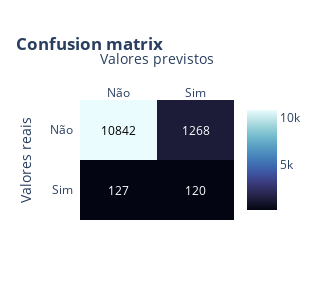
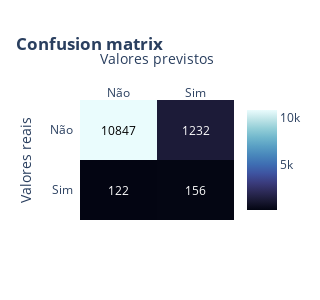
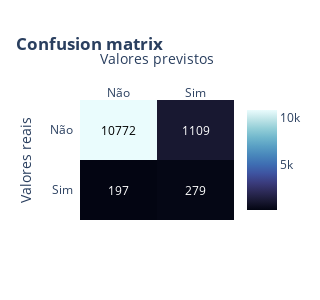
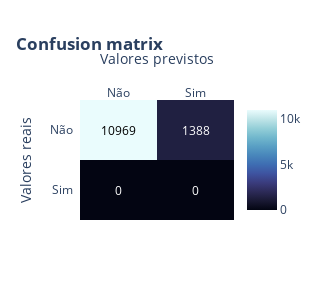

Notebook cell for these charts, in order:
### Code cell
#Treinando, testando e avaliando os algoritmos
best_model, list_all_results = autoModel(X_train, Y_train, X_test, Y_test)

### Figure 1 — Plotly figure (JSON) as saved in the notebook; plotly's stock layout.template omitted (floating-point values rounded to 4 significant figures)
{"data": [{"colorscale": [[0, "rgb(3, 5, 18)"], [0.09091, "rgb(25, 25, 51)"], [0.1818, "rgb(44, 42, 87)"], [0.2727, "rgb(58, 60, 125)"], [0.3636, "rgb(62, 83, 160)"], [0.4545, "rgb(62, 109, 178)"], [0.5455, "rgb(72, 134, 187)"], [0.6364, "rgb(89, 159, 196)"], [0.7273, "rgb(114, 184, 205)"], [0.8182, "rgb(149, 207, 216)"], [0.9091, "rgb(192, 229, 232)"], [1, "rgb(234, 252, 253)"]], "reversescale": false, "showscale": true, "type": "heatmap", "x": ["Não", "Sim"], "y": ["Sim", "Não"], "z": [[127, 120], [10842, 1268]]}], "layout": {"annotations": [{"font": {"color": "#FFFFFF"}, "showarrow": false, "text": "127", "x": "Não", "xref": "x", "y": "Sim", "yref": "y"}, {"font": {"color": "#FFFFFF"}, "showarrow": false, "text": "120", "x": "Sim", "xref": "x", "y": "Sim", "yref": "y"}, {"font": {"color": "#000000"}, "showarrow": false, "text": "10842", "x": "Não", "xref": "x", "y": "Não", "yref": "y"}, {"font": {"color": "#FFFFFF"}, "showarrow": false, "text": "1268", "x": "Sim", "xref": "x", "y": "Não", "yref": "y"}], "height": 300, "title": {"text": "<span><b>Confusion matrix</b></span>"}, "width": 300, "xaxis": {"dtick": 1, "gridcolor": "rgb(0, 0, 0)", "side": "top", "ticks": "", "title": {"text": "Valores previstos"}}, "yaxis": {"dtick": 1, "ticks": "", "ticksuffix": "  ", "title": {"text": "Valores reais"}}}}

### Figure 2 — Plotly figure (JSON) as saved in the notebook; plotly's stock layout.template omitted (floating-point values rounded to 4 significant figures)
{"data": [{"colorscale": [[0, "rgb(3, 5, 18)"], [0.09091, "rgb(25, 25, 51)"], [0.1818, "rgb(44, 42, 87)"], [0.2727, "rgb(58, 60, 125)"], [0.3636, "rgb(62, 83, 160)"], [0.4545, "rgb(62, 109, 178)"], [0.5455, "rgb(72, 134, 187)"], [0.6364, "rgb(89, 159, 196)"], [0.7273, "rgb(114, 184, 205)"], [0.8182, "rgb(149, 207, 216)"], [0.9091, "rgb(192, 229, 232)"], [1, "rgb(234, 252, 253)"]], "reversescale": false, "showscale": true, "type": "heatmap", "x": ["Não", "Sim"], "y": ["Sim", "Não"], "z": [[122, 156], [10847, 1232]]}], "layout": {"annotations": [{"font": {"color": "#FFFFFF"}, "showarrow": false, "text": "122", "x": "Não", "xref": "x", "y": "Sim", "yref": "y"}, {"font": {"color": "#FFFFFF"}, "showarrow": false, "text": "156", "x": "Sim", "xref": "x", "y": "Sim", "yref": "y"}, {"font": {"color": "#000000"}, "showarrow": false, "text": "10847", "x": "Não", "xref": "x", "y": "Não", "yref": "y"}, {"font": {"color": "#FFFFFF"}, "showarrow": false, "text": "1232", "x": "Sim", "xref": "x", "y": "Não", "yref": "y"}], "height": 300, "title": {"text": "<span><b>Confusion matrix</b></span>"}, "width": 300, "xaxis": {"dtick": 1, "gridcolor": "rgb(0, 0, 0)", "side": "top", "ticks": "", "title": {"text": "Valores previstos"}}, "yaxis": {"dtick": 1, "ticks": "", "ticksuffix": "  ", "title": {"text": "Valores reais"}}}}

### Figure 3 — Plotly figure (JSON) as saved in the notebook; plotly's stock layout.template omitted (floating-point values rounded to 4 significant figures)
{"data": [{"colorscale": [[0, "rgb(3, 5, 18)"], [0.09091, "rgb(25, 25, 51)"], [0.1818, "rgb(44, 42, 87)"], [0.2727, "rgb(58, 60, 125)"], [0.3636, "rgb(62, 83, 160)"], [0.4545, "rgb(62, 109, 178)"], [0.5455, "rgb(72, 134, 187)"], [0.6364, "rgb(89, 159, 196)"], [0.7273, "rgb(114, 184, 205)"], [0.8182, "rgb(149, 207, 216)"], [0.9091, "rgb(192, 229, 232)"], [1, "rgb(234, 252, 253)"]], "reversescale": false, "showscale": true, "type": "heatmap", "x": ["Não", "Sim"], "y": ["Sim", "Não"], "z": [[197, 279], [10772, 1109]]}], "layout": {"annotations": [{"font": {"color": "#FFFFFF"}, "showarrow": false, "text": "197", "x": "Não", "xref": "x", "y": "Sim", "yref": "y"}, {"font": {"color": "#FFFFFF"}, "showarrow": false, "text": "279", "x": "Sim", "xref": "x", "y": "Sim", "yref": "y"}, {"font": {"color": "#000000"}, "showarrow": false, "text": "10772", "x": "Não", "xref": "x", "y": "Não", "yref": "y"}, {"font": {"color": "#FFFFFF"}, "showarrow": false, "text": "1109", "x": "Sim", "xref": "x", "y": "Não", "yref": "y"}], "height": 300, "title": {"text": "<span><b>Confusion matrix</b></span>"}, "width": 300, "xaxis": {"dtick": 1, "gridcolor": "rgb(0, 0, 0)", "side": "top", "ticks": "", "title": {"text": "Valores previstos"}}, "yaxis": {"dtick": 1, "ticks": "", "ticksuffix": "  ", "title": {"text": "Valores reais"}}}}

### Figure 4 — Plotly figure (JSON) as saved in the notebook; plotly's stock layout.template omitted (floating-point values rounded to 4 significant figures)
{"data": [{"colorscale": [[0, "rgb(3, 5, 18)"], [0.09091, "rgb(25, 25, 51)"], [0.1818, "rgb(44, 42, 87)"], [0.2727, "rgb(58, 60, 125)"], [0.3636, "rgb(62, 83, 160)"], [0.4545, "rgb(62, 109, 178)"], [0.5455, "rgb(72, 134, 187)"], [0.6364, "rgb(89, 159, 196)"], [0.7273, "rgb(114, 184, 205)"], [0.8182, "rgb(149, 207, 216)"], [0.9091, "rgb(192, 229, 232)"], [1, "rgb(234, 252, 253)"]], "reversescale": false, "showscale": true, "type": "heatmap", "x": ["Não", "Sim"], "y": ["Sim", "Não"], "z": [[0, 0], [10969, 1388]]}], "layout": {"annotations": [{"font": {"color": "#FFFFFF"}, "showarrow": false, "text": "0", "x": "Não", "xref": "x", "y": "Sim", "yref": "y"}, {"font": {"color": "#FFFFFF"}, "showarrow": false, "text": "0", "x": "Sim", "xref": "x", "y": "Sim", "yref": "y"}, {"font": {"color": "#000000"}, "showarrow": false, "text": "10969", "x": "Não", "xref": "x", "y": "Não", "yref": "y"}, {"font": {"color": "#FFFFFF"}, "showarrow": false, "text": "1388", "x": "Sim", "xref": "x", "y": "Não", "yref": "y"}], "height": 300, "title": {"text": "<span><b>Confusion matrix</b></span>"}, "width": 300, "xaxis": {"dtick": 1, "gridcolor": "rgb(0, 0, 0)", "side": "top", "ticks": "", "title": {"text": "Valores previstos"}}, "yaxis": {"dtick": 1, "ticks": "", "ticksuffix": "  ", "title": {"text": "Valores reais"}}}}
